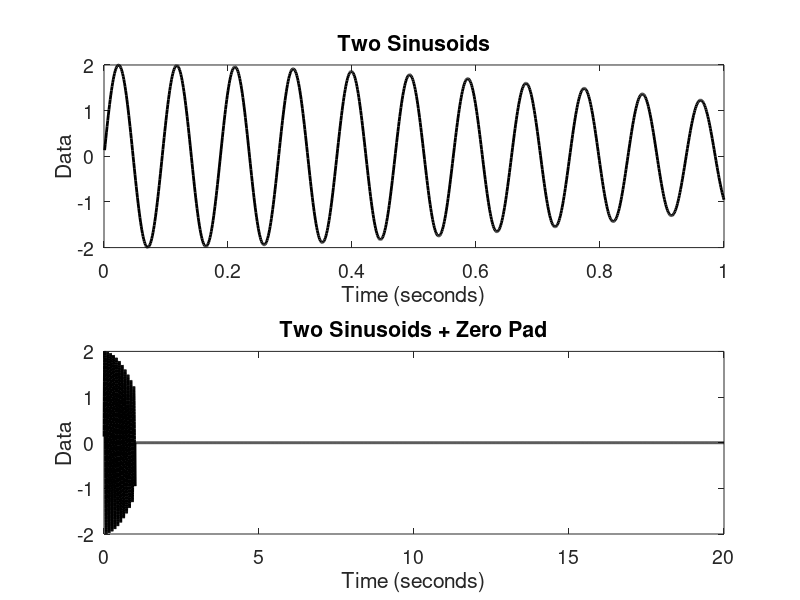

Here is the MATLAB script that generated this plot: (Note: this script raises an error after producing the figure.)
function Chapter_4_Question_7()
    % Question 7 - Simulate Closely Related Signals
    
    %Simulate Data
    sample_interval = .001;
    sample_freq = 1/sample_interval;
    T = 1;
    t = sample_interval:sample_interval:T;
    sine_10_5_Hz = sin(2*pi*10.5.*t);
    sine_10_8_Hz = sin(2*pi*10.8.*t);
    data = sine_10_5_Hz + sine_10_8_Hz;
    
    %Manipulate Data w/ and w/o Zero Padding
    t_pad = sample_interval:sample_interval:(T + 19);
    zero_pad = zeros(1, 19*sample_freq);
    data_no_pad = data;
    data_with_pad = [data, zero_pad];
    
    %Visualize Data
    figure()
    subplot(2, 1, 1)
    plot(t, data_no_pad, 'k', 'LineWidth', 2)
    xlabel('Time (seconds)')
    ylabel('Data')
    title('Two Sinusoids')
    set(gca, 'FontSize', 14)
    subplot(2, 1, 2)
    plot(t_pad, data_with_pad, 'k', 'LineWidth', 2)
    xlabel('Time (seconds)')
    ylabel('Data')
    title('Two Sinusoids + Zero Pad')
    set(gca, 'FontSize', 14)

    %Compute Spectrum w/ and w/o Zero Padding
    [freq_axis, Sxx_no_pad] = ...
        Chapter_4_Calculate_Spectrum(data_no_pad, t);
    
    [freq_axis_zero_pad, Sxx_with_pad] = ...
        Chapter_4_Calculate_Spectrum(data_with_pad, t_pad);

    %Visualize Spectrum
    figure()
    subplot(2, 1, 1)
    plot(freq_axis, 10*log10(Sxx_no_pad), 'r', 'LineWidth', 2)
    xlabel('Frequency (Hz)')
    ylabel('Power (dB)')
    title('Two Sinusoids')
    xlim([9 12])
    set(gca, 'FontSize', 14)
    subplot(2, 1, 2)
    plot(freq_axis_zero_pad, 10*log10(Sxx_with_pad), 'r', 'LineWidth', 2)
    xlabel('Frequency (Hz)')
    ylabel('Power (dB)')
    title('Two Sinusoids + Zero Pad')
    set(gca, 'FontSize', 14)
    xlim([9 12])
     
    %Compute Needed T To Resolve 0.3 Hz Difference
    %   freq_resolution = 1/T = 0.3 Hz;
    %   needed_T = 1/freq_resolution = 1/0.3 Hz;
    % note: feel free to modify the below T's to whatever you would like,
    % the rest of the code should work
    needed_T = 1/0.3;
    shorter_T = 1/0.5;
    longer_T = 1/0.1;
    
    %Simulate Data
    [needed_t, needed_t_pad, needed_T_data, needed_T_data_pad] = ...
        Chapter_4_Model_Sine_Data(needed_T, sample_interval);
    
    [shorter_t, shorter_t_pad, shorter_T_data, shorter_T_data_pad] = ...
        Chapter_4_Model_Sine_Data(shorter_T, sample_interval);
    
    [longer_t, longer_t_pad, longer_T_data, longer_T_data_pad] = ...
        Chapter_4_Model_Sine_Data(longer_T, sample_interval);
    
    %Compute Spectrum w/ and w/o Zero Padding
    [f_needed_T, Sxx_needed_T] = ...
        Chapter_4_Calculate_Spectrum(needed_T_data, needed_t);
    
    [f_needed_T_pad, Sxx_needed_T_pad] = ...
        Chapter_4_Calculate_Spectrum(needed_T_data_pad, needed_t_pad);

    [f_shorter_T, Sxx_shorter_T] = ...
        Chapter_4_Calculate_Spectrum(shorter_T_data, shorter_t);
    
    [f_shorter_T_pad, Sxx_shorter_T_pad] = ...
        Chapter_4_Calculate_Spectrum(shorter_T_data_pad, shorter_t_pad);
    
    [f_longer_T, Sxx_longer_T] = ...
        Chapter_4_Calculate_Spectrum(longer_T_data, longer_t);
    
    [f_longer_T_pad, Sxx_longer_T_pad] = ...
        Chapter_4_Calculate_Spectrum(longer_T_data_pad, longer_t_pad);
    
    %Visualize Spectrum
    figure()
    subplot(2, 3, 1)
    plot(f_needed_T, 10*log10(Sxx_needed_T), 'r', 'LineWidth', 2)
    xlabel('Frequency (Hz)')
    ylabel('Power (dB)')
    title(['Two Sinusoids using T = ', num2str(needed_T)])
    xlim([9 12])
    ylim([-40 10])
    set(gca, 'FontSize', 14)
    subplot(2, 3, 4)
    plot(f_needed_T_pad, 10*log10(Sxx_needed_T_pad), 'r', 'LineWidth', 2)
    xlabel('Frequency (Hz)')
    ylabel('Power (dB)')
    title(['Two Sinusoids + Zero Pad using T = ', num2str(needed_T)])
    xlim([9 12])
    ylim([-40 10])
    set(gca, 'FontSize', 14)

    subplot(2, 3, 2)
    plot(f_shorter_T, 10*log10(Sxx_shorter_T), 'r', 'LineWidth', 2)
    xlabel('Frequency (Hz)')
    ylabel('Power (dB)')
    title(['Two Sinusoids using T = ', num2str(shorter_T)])
    xlim([9 12])
    ylim([-40 10])
    set(gca, 'FontSize', 14)
    subplot(2, 3, 5)
    plot(f_shorter_T_pad, 10*log10(Sxx_shorter_T_pad), 'r', 'LineWidth', 2)
    xlabel('Frequency (Hz)')
    ylabel('Power (dB)')
    title(['Two Sinusoids + Zero Pad using T = ', num2str(shorter_T)])
    xlim([9 12])
    ylim([-40 10])
    set(gca, 'FontSize', 14)
    
    subplot(2, 3, 3)
    plot(f_longer_T, 10*log10(Sxx_longer_T), 'r', 'LineWidth', 2)
    xlabel('Frequency (Hz)')
    ylabel('Power (dB)')
    title(['Two Sinusoids using T = ', num2str(longer_T)])
    xlim([9 12])
    ylim([-40 10])
    set(gca, 'FontSize', 14)
    subplot(2, 3, 6)
    plot(f_longer_T_pad, 10*log10(Sxx_longer_T_pad), 'r', 'LineWidth', 2)
    xlabel('Frequency (Hz)')
    ylabel('Power (dB)')
    title(['Two Sinusoids + Zero Pad using T = ', num2str(longer_T)])
    xlim([9 12])
    ylim([-40 10])
    set(gca, 'FontSize', 14)
    
    % You can see that zero-padding helps smooth out our spectrum (compare the
    % bottom and top rows). However, no amount of zeros will help the shorter
    % duration of data resolve the two frequencies. We can see the putative
    % lowest needed duration (1/0.3) requires the zero-padding to see the two
    % peaks, but just barely. Using much more data (in terms of duration, not
    % zero-padding) as seen on the right makes the peaks resolve neatly even
    % without zero-padding.
    
end